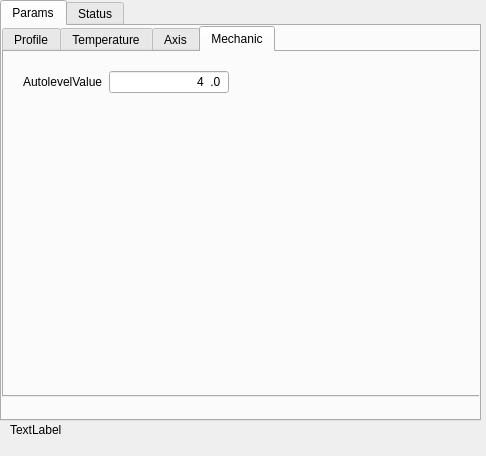
<?xml version="1.0" encoding="UTF-8"?>
<ui version="4.0">
 <class>ProfileDialog</class>
 <widget class="QDialog" name="ProfileDialog">
  <property name="geometry">
   <rect>
    <x>0</x>
    <y>0</y>
    <width>486</width>
    <height>456</height>
   </rect>
  </property>
  <property name="windowTitle">
   <string>Profiles Dialog</string>
  </property>
  <widget class="QTabWidget" name="tabWidget">
   <property name="geometry">
    <rect>
     <x>0</x>
     <y>0</y>
     <width>481</width>
     <height>421</height>
    </rect>
   </property>
   <property name="maximumSize">
    <size>
     <width>16777215</width>
     <height>16777215</height>
    </size>
   </property>
   <property name="currentIndex">
    <number>0</number>
   </property>
   <widget class="QWidget" name="tab_2">
    <attribute name="title">
     <string>Params</string>
    </attribute>
    <widget class="QPushButton" name="pushButton">
     <property name="geometry">
      <rect>
       <x>380</x>
       <y>290</y>
       <width>85</width>
       <height>27</height>
      </rect>
     </property>
     <property name="text">
      <string>Send</string>
     </property>
    </widget>
    <widget class="QTabWidget" name="tabWidget_2">
     <property name="geometry">
      <rect>
       <x>0</x>
       <y>0</y>
       <width>481</width>
       <height>371</height>
      </rect>
     </property>
     <property name="font">
      <font>
       <weight>50</weight>
       <bold>false</bold>
      </font>
     </property>
     <property name="currentIndex">
      <number>3</number>
     </property>
     <widget class="QWidget" name="tab_3">
      <property name="font">
       <font>
        <weight>50</weight>
        <bold>false</bold>
       </font>
      </property>
      <attribute name="icon">
       <iconset resource="../resource.qrc">
        <normaloff>:/images/copy.png</normaloff>
        <normalon>:/images/write.png</normalon>:/images/copy.png</iconset>
      </attribute>
      <attribute name="title">
       <string>Profile</string>
      </attribute>
      <widget class="QWidget" name="formLayoutWidget_2">
       <property name="geometry">
        <rect>
         <x>9</x>
         <y>9</y>
         <width>461</width>
         <height>221</height>
        </rect>
       </property>
       <layout class="QFormLayout" name="profile_formLayout">
        <property name="leftMargin">
         <number>10</number>
        </property>
        <property name="topMargin">
         <number>10</number>
        </property>
        <property name="rightMargin">
         <number>10</number>
        </property>
        <property name="bottomMargin">
         <number>10</number>
        </property>
        <item row="0" column="0">
         <widget class="QLabel" name="profile_label_1">
          <property name="text">
           <string>Profiles</string>
          </property>
         </widget>
        </item>
        <item row="0" column="1">
         <widget class="QComboBox" name="profileComboBox">
          <property name="toolTip">
           <string>toolTip</string>
          </property>
          <property name="currentText">
           <string/>
          </property>
         </widget>
        </item>
        <item row="1" column="0">
         <widget class="QLabel" name="profile_label_2">
          <property name="text">
           <string>Name</string>
          </property>
         </widget>
        </item>
        <item row="1" column="1">
         <widget class="QLineEdit" name="pfofileNameEdit">
          <property name="toolTip">
           <string extracomment="Profile name comment">&lt;html&gt;&lt;head/&gt;&lt;body&gt;&lt;p&gt;Profile name&lt;/p&gt;&lt;/body&gt;&lt;/html&gt;</string>
          </property>
         </widget>
        </item>
        <item row="2" column="0">
         <widget class="QLabel" name="profile_label_3">
          <property name="text">
           <string>Description</string>
          </property>
         </widget>
        </item>
        <item row="2" column="1">
         <widget class="QTextEdit" name="profileDescription_textEdit">
          <property name="maximumSize">
           <size>
            <width>16777215</width>
            <height>60</height>
           </size>
          </property>
          <property name="cursor" stdset="0">
           <cursorShape>IBeamCursor</cursorShape>
          </property>
          <property name="toolTip">
           <string>profile description</string>
          </property>
         </widget>
        </item>
        <item row="3" column="0">
         <widget class="QLabel" name="profile_label_4">
          <property name="text">
           <string>File name</string>
          </property>
         </widget>
        </item>
        <item row="3" column="1">
         <widget class="QLineEdit" name="profileFile_Edit"/>
        </item>
        <item row="4" column="0">
         <widget class="QLabel" name="profile_label_6">
          <property name="text">
           <string>Default</string>
          </property>
         </widget>
        </item>
        <item row="4" column="1">
         <widget class="QCheckBox" name="profileDefault_checkBox">
          <property name="text">
           <string>default check</string>
          </property>
         </widget>
        </item>
       </layout>
      </widget>
      <widget class="QPushButton" name="profile_pushButton_Save">
       <property name="geometry">
        <rect>
         <x>390</x>
         <y>240</y>
         <width>61</width>
         <height>27</height>
        </rect>
       </property>
       <property name="text">
        <string>Save</string>
       </property>
      </widget>
     </widget>
     <widget class="QWidget" name="tab_4">
      <attribute name="title">
       <string>Temperature</string>
      </attribute>
      <widget class="QWidget" name="horizontalLayoutWidget_2">
       <property name="geometry">
        <rect>
         <x>9</x>
         <y>9</y>
         <width>461</width>
         <height>321</height>
        </rect>
       </property>
       <layout class="QHBoxLayout" name="horizontalLayout_2">
        <property name="leftMargin">
         <number>10</number>
        </property>
        <property name="topMargin">
         <number>10</number>
        </property>
        <property name="rightMargin">
         <number>10</number>
        </property>
        <property name="bottomMargin">
         <number>10</number>
        </property>
        <item>
         <layout class="QFormLayout" name="formLayout">
          <property name="leftMargin">
           <number>10</number>
          </property>
          <property name="topMargin">
           <number>10</number>
          </property>
          <property name="rightMargin">
           <number>10</number>
          </property>
          <property name="bottomMargin">
           <number>10</number>
          </property>
          <item row="0" column="0">
           <widget class="QLabel" name="label_2">
            <property name="text">
             <string>Temperature</string>
            </property>
           </widget>
          </item>
          <item row="0" column="1">
           <widget class="QLineEdit" name="temprature_lineEdit">
            <property name="inputMask">
             <string>0000.0</string>
            </property>
           </widget>
          </item>
          <item row="1" column="0">
           <widget class="QLabel" name="label_3">
            <property name="text">
             <string>Proportional term Kp</string>
            </property>
           </widget>
          </item>
          <item row="1" column="1">
           <widget class="QLineEdit" name="tpropotional_lineEdit">
            <property name="inputMask">
             <string>000.000</string>
            </property>
            <property name="text">
             <string>.</string>
            </property>
            <property name="maxLength">
             <number>7</number>
            </property>
           </widget>
          </item>
          <item row="2" column="0">
           <widget class="QLabel" name="label_4">
            <property name="text">
             <string>Integral term Ki</string>
            </property>
           </widget>
          </item>
          <item row="2" column="1">
           <widget class="QLineEdit" name="tintegral_lineEdit">
            <property name="inputMask">
             <string>000.000</string>
            </property>
           </widget>
          </item>
          <item row="3" column="0">
           <widget class="QLabel" name="label_5">
            <property name="text">
             <string>Derivative term Kd</string>
            </property>
           </widget>
          </item>
          <item row="3" column="1">
           <widget class="QLineEdit" name="tderivative_lineEdit">
            <property name="inputMask">
             <string>000.0000</string>
            </property>
           </widget>
          </item>
          <item row="4" column="0">
           <widget class="QLabel" name="label_15">
            <property name="text">
             <string>DEFAULT_E_MAX_RATE</string>
            </property>
           </widget>
          </item>
          <item row="4" column="1">
           <widget class="QLineEdit" name="lineEdit_E_RATE">
            <property name="toolTip">
             <string>Extruder, roung per minute</string>
            </property>
            <property name="inputMask">
             <string>00000.00</string>
            </property>
           </widget>
          </item>
          <item row="5" column="0">
           <widget class="QLabel" name="label_16">
            <property name="text">
             <string>E_ACCELERATION</string>
            </property>
           </widget>
          </item>
          <item row="5" column="1">
           <widget class="QLineEdit" name="lineEdit_E_ACCELERATION">
            <property name="toolTip">
             <string>radian/second^2</string>
            </property>
            <property name="inputMask">
             <string>000000.0</string>
            </property>
           </widget>
          </item>
         </layout>
        </item>
        <item>
         <layout class="QFormLayout" name="formLayout_4">
          <property name="leftMargin">
           <number>10</number>
          </property>
          <property name="topMargin">
           <number>10</number>
          </property>
          <property name="rightMargin">
           <number>10</number>
          </property>
          <property name="bottomMargin">
           <number>10</number>
          </property>
          <item row="4" column="0">
           <widget class="QLabel" name="hOMING_DIR_MASKLabel">
            <property name="text">
             <string>HOMING_DIR_MASK</string>
            </property>
           </widget>
          </item>
          <item row="4" column="1">
           <widget class="QLineEdit" name="LineEdit_HOMING_DIR_MASK">
            <property name="toolTip">
             <string>HOMING_DIR_MASK</string>
            </property>
           </widget>
          </item>
          <item row="5" column="0">
           <widget class="QLabel" name="hOMING_FEED_RATELabel">
            <property name="text">
             <string>HOMING_FEED_RATE</string>
            </property>
           </widget>
          </item>
          <item row="5" column="1">
           <widget class="QLineEdit" name="LineEdit_HOMING_FEED_RATE">
            <property name="toolTip">
             <string>&lt;html&gt;&lt;head/&gt;&lt;body&gt;&lt;table border=&quot;0&quot; style=&quot; margin-top:0px; margin-bottom:0px; margin-left:0px; margin-right:0px;&quot; cellspacing=&quot;0&quot; cellpadding=&quot;0&quot;&gt;&lt;tr&gt;&lt;td&gt;&lt;p&gt;&lt;span style=&quot; font-family:'Liberation Sans';&quot;&gt;Число оборотов (об/мин)&lt;/span&gt;&lt;/p&gt;&lt;/td&gt;&lt;/tr&gt;&lt;/table&gt;&lt;/body&gt;&lt;/html&gt;</string>
            </property>
           </widget>
          </item>
          <item row="6" column="0">
           <widget class="QLabel" name="hOMING_SEEK_RATELabel">
            <property name="text">
             <string>HOMING_SEEK_RATE</string>
            </property>
           </widget>
          </item>
          <item row="6" column="1">
           <widget class="QLineEdit" name="LineEdit_HOMING_SEEK_RATE">
            <property name="toolTip">
             <string>Число оборотов (об/мин)
</string>
            </property>
           </widget>
          </item>
          <item row="7" column="0">
           <widget class="QLabel" name="hOMING_D_DELAYLabel">
            <property name="text">
             <string>HOMING_D_DELAY</string>
            </property>
           </widget>
          </item>
          <item row="7" column="1">
           <widget class="QLineEdit" name="LineEdit_HOMING_D_DELAY">
            <property name="toolTip">
             <string>HOMING_DEBOUNCE_DELAY</string>
            </property>
           </widget>
          </item>
          <item row="8" column="1">
           <widget class="QLineEdit" name="LineEdit_HOMING_PULLOFF"/>
          </item>
          <item row="8" column="0">
           <widget class="QLabel" name="hOMING_PULLOFFLabel">
            <property name="text">
             <string>HOMING_PULLOFF</string>
            </property>
           </widget>
          </item>
          <item row="0" column="0">
           <widget class="QLabel" name="label_17">
            <property name="text">
             <string>BED temperature</string>
            </property>
           </widget>
          </item>
          <item row="0" column="1">
           <widget class="QLineEdit" name="bed_temperature_lineEdit">
            <property name="inputMask">
             <string>0000.0</string>
            </property>
           </widget>
          </item>
          <item row="1" column="0">
           <widget class="QLabel" name="label_18">
            <property name="text">
             <string>BED propotional Kp</string>
            </property>
           </widget>
          </item>
          <item row="1" column="1">
           <widget class="QLineEdit" name="bed_propotional_lineEdit">
            <property name="inputMask">
             <string>000.000</string>
            </property>
           </widget>
          </item>
          <item row="2" column="0">
           <widget class="QLabel" name="label_19">
            <property name="text">
             <string>BED integral Ki</string>
            </property>
           </widget>
          </item>
          <item row="2" column="1">
           <widget class="QLineEdit" name="bed_integral_lineEdit">
            <property name="inputMask">
             <string>000.000</string>
            </property>
           </widget>
          </item>
          <item row="3" column="0">
           <widget class="QLabel" name="label_20">
            <property name="text">
             <string>BED derivative Kd</string>
            </property>
           </widget>
          </item>
          <item row="3" column="1">
           <widget class="QLineEdit" name="bed_derivative_lineEdit">
            <property name="inputMask">
             <string>000.0000</string>
            </property>
           </widget>
          </item>
         </layout>
        </item>
       </layout>
      </widget>
     </widget>
     <widget class="QWidget" name="tab_5">
      <attribute name="title">
       <string>Axis</string>
      </attribute>
      <widget class="QWidget" name="horizontalLayoutWidget">
       <property name="geometry">
        <rect>
         <x>0</x>
         <y>0</y>
         <width>471</width>
         <height>341</height>
        </rect>
       </property>
       <layout class="QHBoxLayout" name="horizontalLayout">
        <property name="leftMargin">
         <number>10</number>
        </property>
        <property name="topMargin">
         <number>10</number>
        </property>
        <property name="rightMargin">
         <number>10</number>
        </property>
        <property name="bottomMargin">
         <number>10</number>
        </property>
        <item>
         <layout class="QFormLayout" name="formLayout_2">
          <property name="leftMargin">
           <number>10</number>
          </property>
          <property name="topMargin">
           <number>10</number>
          </property>
          <property name="rightMargin">
           <number>10</number>
          </property>
          <property name="bottomMargin">
           <number>10</number>
          </property>
          <item row="0" column="0">
           <widget class="QLabel" name="label_6">
            <property name="text">
             <string>X_STEPS_PER_MM</string>
            </property>
           </widget>
          </item>
          <item row="0" column="1">
           <widget class="QLineEdit" name="lineEdit_X_STEPS"/>
          </item>
          <item row="1" column="0">
           <widget class="QLabel" name="label_7">
            <property name="text">
             <string>Y_STEPS_PER_MM</string>
            </property>
           </widget>
          </item>
          <item row="1" column="1">
           <widget class="QLineEdit" name="lineEdit_Y_STEPS"/>
          </item>
          <item row="2" column="0">
           <widget class="QLabel" name="label_8">
            <property name="text">
             <string>Z_STEPS_PER_MM</string>
            </property>
           </widget>
          </item>
          <item row="2" column="1">
           <widget class="QLineEdit" name="lineEdit_Z_STEPS"/>
          </item>
          <item row="3" column="0">
           <widget class="QLabel" name="label_9">
            <property name="text">
             <string>X_MAX_RATE</string>
            </property>
           </widget>
          </item>
          <item row="3" column="1">
           <widget class="QLineEdit" name="lineEdit_X_RATE">
            <property name="toolTip">
             <string>Число оборотов (об/мин)
</string>
            </property>
           </widget>
          </item>
          <item row="4" column="0">
           <widget class="QLabel" name="label_10">
            <property name="text">
             <string>Y_MAX_RATE</string>
            </property>
           </widget>
          </item>
          <item row="4" column="1">
           <widget class="QLineEdit" name="lineEdit_Y_RATE">
            <property name="toolTip">
             <string>Число оборотов (об/мин)
</string>
            </property>
           </widget>
          </item>
          <item row="5" column="0">
           <widget class="QLabel" name="label_11">
            <property name="text">
             <string>Z_MAX_RATE</string>
            </property>
           </widget>
          </item>
          <item row="5" column="1">
           <widget class="QLineEdit" name="lineEdit_Z_RATE">
            <property name="toolTip">
             <string>Число оборотов (об/мин)
</string>
            </property>
           </widget>
          </item>
          <item row="6" column="0">
           <widget class="QLabel" name="label_12">
            <property name="text">
             <string>X_ACCELERATION</string>
            </property>
           </widget>
          </item>
          <item row="7" column="0">
           <widget class="QLabel" name="label_13">
            <property name="text">
             <string>Y_ACCELERATION</string>
            </property>
           </widget>
          </item>
          <item row="6" column="1">
           <widget class="QLineEdit" name="lineEdit_X_ACCEL">
            <property name="toolTip">
             <string>radian/second^2</string>
            </property>
            <property name="inputMask">
             <string>000000.0</string>
            </property>
           </widget>
          </item>
          <item row="7" column="1">
           <widget class="QLineEdit" name="lineEdit_Y_ACCEL">
            <property name="toolTip">
             <string>radian/second^2</string>
            </property>
            <property name="inputMask">
             <string>000000.0</string>
            </property>
           </widget>
          </item>
          <item row="8" column="0">
           <widget class="QLabel" name="label_14">
            <property name="text">
             <string>Z_ACCELERATION</string>
            </property>
           </widget>
          </item>
          <item row="8" column="1">
           <widget class="QLineEdit" name="lineEdit_Z_ACCEL">
            <property name="toolTip">
             <string>radian/second^2</string>
            </property>
            <property name="inputMask">
             <string>000000.0</string>
            </property>
           </widget>
          </item>
         </layout>
        </item>
        <item>
         <layout class="QFormLayout" name="formLayout_3">
          <property name="leftMargin">
           <number>10</number>
          </property>
          <property name="topMargin">
           <number>10</number>
          </property>
          <property name="rightMargin">
           <number>10</number>
          </property>
          <property name="bottomMargin">
           <number>10</number>
          </property>
          <item row="1" column="0">
           <widget class="QLabel" name="x_MAX_TRAVELLabel">
            <property name="text">
             <string>X_MAX_TRAVEL</string>
            </property>
           </widget>
          </item>
          <item row="1" column="1">
           <widget class="QLineEdit" name="LineEdit_X_TRAVEL"/>
          </item>
          <item row="2" column="0">
           <widget class="QLabel" name="y_MAX_TRAVELLabel">
            <property name="text">
             <string>Y_MAX_TRAVEL</string>
            </property>
           </widget>
          </item>
          <item row="2" column="1">
           <widget class="QLineEdit" name="LineEdit_Y_TRAVEL"/>
          </item>
          <item row="3" column="0">
           <widget class="QLabel" name="z_MAX_TRAVELLabel">
            <property name="text">
             <string>Z_MAX_TRAVEL</string>
            </property>
           </widget>
          </item>
          <item row="3" column="1">
           <widget class="QLineEdit" name="LineEdit_Z_TRAVEL"/>
          </item>
          <item row="4" column="0">
           <widget class="QLabel" name="sTEP_PULSE_MICROSECONDSLabel">
            <property name="toolTip">
             <string>STEP_PULSE_MICROSECONDS</string>
            </property>
            <property name="text">
             <string>STEP_PULSE_MS</string>
            </property>
           </widget>
          </item>
          <item row="4" column="1">
           <widget class="QLineEdit" name="LineEdit_STEP_PULSE_MICROSECONDS"/>
          </item>
          <item row="5" column="0">
           <widget class="QLabel" name="s_iNVERT_MASKLabel">
            <property name="toolTip">
             <string>STEPPING_INVERT_MASK</string>
            </property>
            <property name="text">
             <string>S_invert_MASK</string>
            </property>
           </widget>
          </item>
          <item row="5" column="1">
           <widget class="QLineEdit" name="LineEdit_INVERT_MASK"/>
          </item>
          <item row="6" column="0">
           <widget class="QLabel" name="d_INVERT_MASKLabel">
            <property name="toolTip">
             <string>DIRECTION_INVERT_MASK</string>
            </property>
            <property name="text">
             <string>D_invert_MASK</string>
            </property>
           </widget>
          </item>
          <item row="6" column="1">
           <widget class="QLineEdit" name="LineEdit_D_INVERT_MASK"/>
          </item>
          <item row="7" column="0">
           <widget class="QLabel" name="idle_LOCK_TIMELabel">
            <property name="toolTip">
             <string>STEPPER_IDLE_LOCK_TIME</string>
            </property>
            <property name="text">
             <string>idle_LOCK_TIME</string>
            </property>
           </widget>
          </item>
          <item row="7" column="1">
           <widget class="QLineEdit" name="LineEdit_IDLE_LOCK_TIME"/>
          </item>
          <item row="8" column="0">
           <widget class="QLabel" name="aRC_TOLERANCELabel">
            <property name="text">
             <string>ARC_TOLERANCE</string>
            </property>
           </widget>
          </item>
          <item row="8" column="1">
           <widget class="QLineEdit" name="LineEdit_ARC_TOLERANCE"/>
          </item>
          <item row="0" column="0">
           <widget class="QLabel" name="microstep_label">
            <property name="text">
             <string>Microstep [0,1,2,3,4]</string>
            </property>
           </widget>
          </item>
          <item row="0" column="1">
           <widget class="QLineEdit" name="lineEdit_microstep">
            <property name="toolTip">
             <string>enabled 0,1,2,3,4</string>
            </property>
            <property name="inputMask">
             <string>0</string>
            </property>
            <property name="alignment">
             <set>Qt::AlignRight|Qt::AlignTrailing|Qt::AlignVCenter</set>
            </property>
           </widget>
          </item>
         </layout>
        </item>
       </layout>
      </widget>
     </widget>
     <widget class="QWidget" name="tab_6">
      <attribute name="title">
       <string>Mechanic</string>
      </attribute>
      <widget class="QWidget" name="horizontalLayoutWidget_3">
       <property name="geometry">
        <rect>
         <x>9</x>
         <y>9</y>
         <width>461</width>
         <height>321</height>
        </rect>
       </property>
       <layout class="QHBoxLayout" name="horizontalLayout_3">
        <property name="leftMargin">
         <number>5</number>
        </property>
        <property name="topMargin">
         <number>5</number>
        </property>
        <property name="rightMargin">
         <number>5</number>
        </property>
        <property name="bottomMargin">
         <number>5</number>
        </property>
        <item>
         <layout class="QFormLayout" name="formLayout_5">
          <property name="sizeConstraint">
           <enum>QLayout::SetDefaultConstraint</enum>
          </property>
          <property name="leftMargin">
           <number>5</number>
          </property>
          <property name="topMargin">
           <number>5</number>
          </property>
          <property name="rightMargin">
           <number>5</number>
          </property>
          <property name="bottomMargin">
           <number>5</number>
          </property>
          <item row="0" column="0">
           <widget class="QLabel" name="AutolevelValue_label">
            <property name="toolTip">
             <string>Значение чувствительности датчика расстояния оси Z.</string>
            </property>
            <property name="text">
             <string>AutolevelValue</string>
            </property>
           </widget>
          </item>
          <item row="0" column="1">
           <widget class="QLineEdit" name="AutolevelValue_lineEdit">
            <property name="maximumSize">
             <size>
              <width>120</width>
              <height>16777215</height>
             </size>
            </property>
            <property name="inputMask">
             <string>000.00</string>
            </property>
            <property name="text">
             <string>4.0</string>
            </property>
            <property name="alignment">
             <set>Qt::AlignRight|Qt::AlignTrailing|Qt::AlignVCenter</set>
            </property>
           </widget>
          </item>
         </layout>
        </item>
        <item>
         <layout class="QFormLayout" name="formLayout_6">
          <property name="leftMargin">
           <number>5</number>
          </property>
          <property name="topMargin">
           <number>5</number>
          </property>
          <property name="rightMargin">
           <number>5</number>
          </property>
          <property name="bottomMargin">
           <number>5</number>
          </property>
         </layout>
        </item>
       </layout>
      </widget>
     </widget>
    </widget>
   </widget>
   <widget class="QWidget" name="tab">
    <attribute name="title">
     <string>Status</string>
    </attribute>
    <widget class="QPushButton" name="pushButton_2">
     <property name="geometry">
      <rect>
       <x>370</x>
       <y>290</y>
       <width>85</width>
       <height>27</height>
      </rect>
     </property>
     <property name="text">
      <string>Refresh</string>
     </property>
    </widget>
    <widget class="QListView" name="listView">
     <property name="geometry">
      <rect>
       <x>5</x>
       <y>1</y>
       <width>471</width>
       <height>261</height>
      </rect>
     </property>
    </widget>
   </widget>
  </widget>
  <widget class="QLabel" name="label">
   <property name="geometry">
    <rect>
     <x>10</x>
     <y>420</y>
     <width>451</width>
     <height>20</height>
    </rect>
   </property>
   <property name="maximumSize">
    <size>
     <width>1000</width>
     <height>30</height>
    </size>
   </property>
   <property name="text">
    <string>TextLabel</string>
   </property>
  </widget>
 </widget>
 <resources>
  <include location="../resource.qrc"/>
 </resources>
 <connections/>
</ui>
